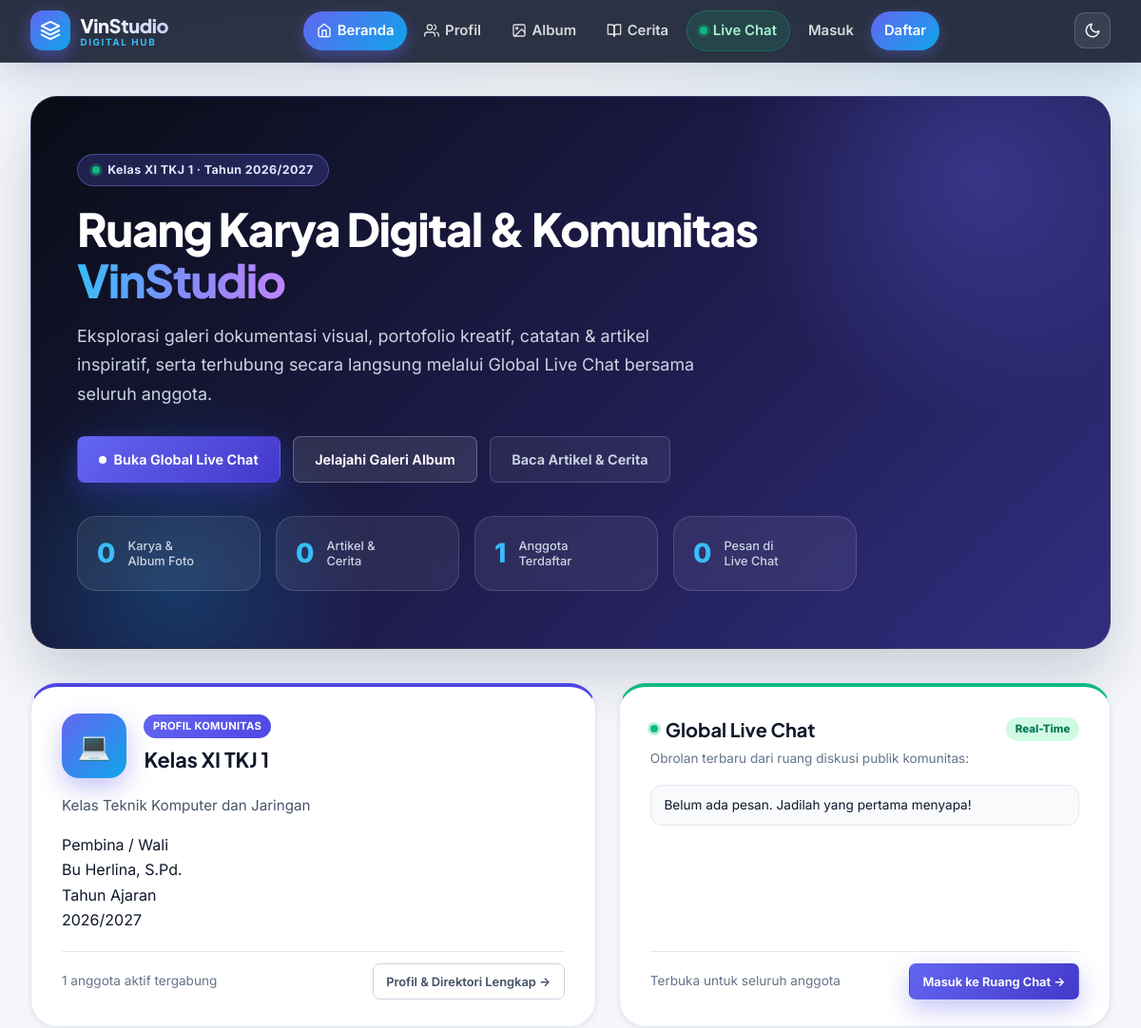
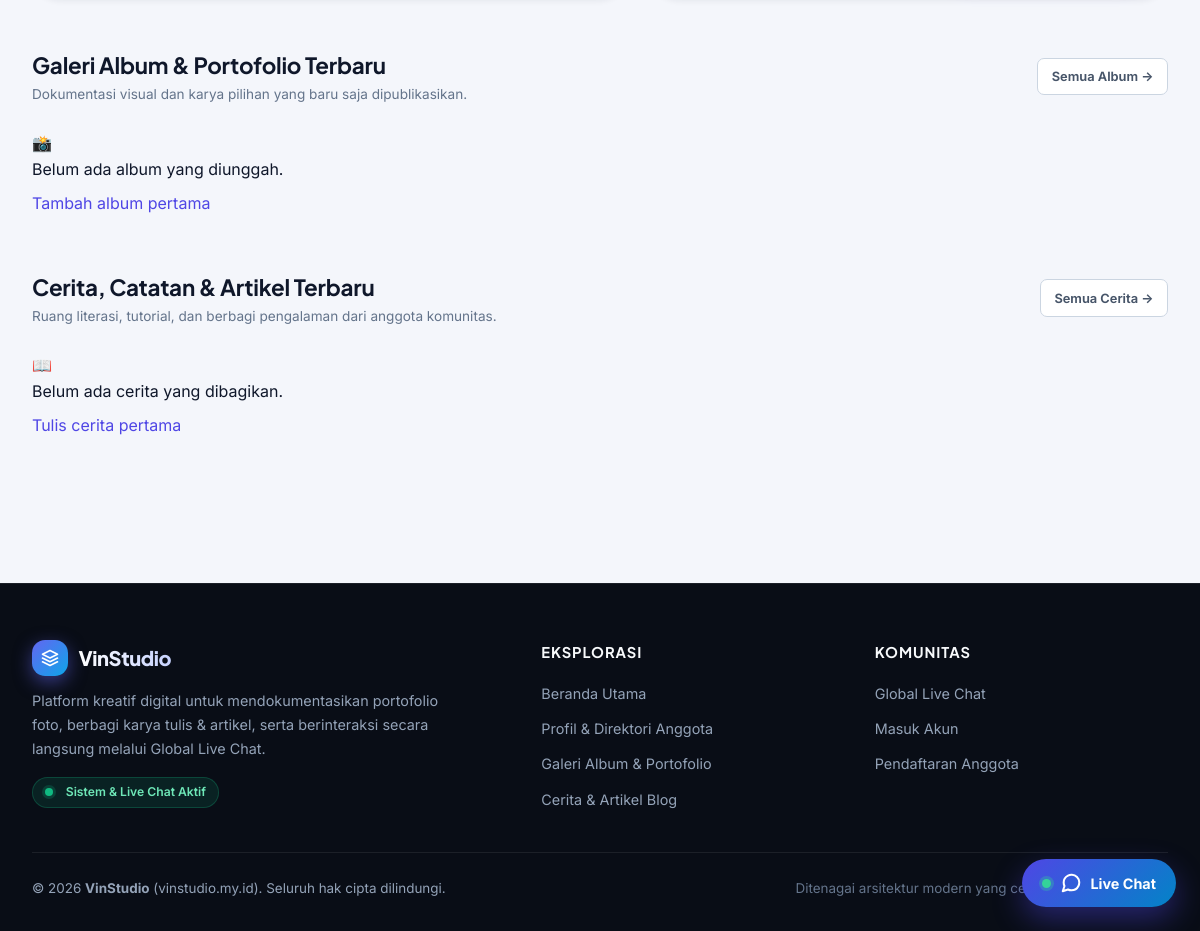
The page / on the database its author committed (2 pictures, top to bottom).
### tables this page shows
CREATE TABLE IF NOT EXISTS `profiles` (
    `id` INT AUTO_INCREMENT PRIMARY KEY,
    `class_name` VARCHAR(150),
    `description` TEXT,
    `teacher_name` VARCHAR(150),
    `school_year` VARCHAR(50),
    `photo` VARCHAR(255),
    `vision` TEXT,
    `mission` TEXT,
    `updated_at` DATETIME DEFAULT CURRENT_TIMESTAMP ON UPDATE CURRENT_TIMESTAMP
);

### index.php (the view, shortened to what this page needs)
<?php
require_once __DIR__ . '/config.php';
$profile = $pdo->query("SELECT * FROM profiles LIMIT 1")->fetch();
$albumCount  = (int)$pdo->query("SELECT COUNT(*) FROM albums")->fetchColumn();
$storyCount  = (int)$pdo->query("SELECT COUNT(*) FROM stories")->fetchColumn();
$memberCount = (int)$pdo->query("SELECT COUNT(*) FROM users WHERE is_banned = 0")->fetchColumn();
$chatCount   = (int)$pdo->query("SELECT COUNT(*) FROM chat_messages")->fetchColumn();
$recentChats = $pdo->query("
    SELECT m.*, u.display_name, u.role
    FROM chat_messages m
    JOIN users u ON m.user_id = u.id
    ORDER BY m.id DESC
    LIMIT 3
")->fetchAll();
$recentChats = array_reverse($recentChats);
$recentAlbums = $pdo->query("
    SELECT a.*, u.display_name AS username,
           (SELECT COUNT(*) FROM likes WHERE target_type = 'album' AND target_id = a.id) AS like_count,
           (SELECT COUNT(*) FROM comments WHERE target_type = 'album' AND target_id = a.id) AS comment_count
    FROM albums a
    JOIN users u ON a.user_id = u.id
    ORDER BY a.created_at DESC
    LIMIT 6
")->fetchAll();
$recentStories = $pdo->query("
    SELECT s.*, u.display_name AS username,
           (SELECT COUNT(*) FROM likes WHERE target_type = 'story' AND target_id = s.id) AS like_count,
           (SELECT COUNT(*) FROM comments WHERE target_type = 'story' AND target_id = s.id) AS comment_count
    FROM stories s
    JOIN users u ON s.user_id = u.id
    ORDER BY s.created_at DESC
    LIMIT 6
")->fetchAll();
include __DIR__ . '/includes/header.php';
?>
<main>
    <section class="hero-banner page-anim">
        <div class="hero-content">
            <div class="hero-eyebrow">
                <span class="nav-live-dot"></span>
                <span><?= htmlspecialchars($profile['class_name'] ?? 'VinStudio Creative Hub') ?> &middot; Tahun <?= htmlspecialchars($profile['school_year'] ?? '2026/2027') ?></span>
            </div>
            <h1 class="hero-title">
                Ruang Karya Digital &amp; Komunitas <span class="brand-gradient"><?= APP_NAME ?></span>
            </h1>
            <p class="hero-desc">
                Eksplorasi galeri dokumentasi visual, portofolio kreatif, catatan &amp; artikel inspiratif, serta terhubung secara langsung melalui Global Live Chat bersama seluruh anggota.
            </p>
            <div style="display:flex;gap:0.8rem;flex-wrap:wrap;">
                <a href="chat.php" class="btn btn-primary">
                    <span class="nav-live-dot" style="background:#fff;box-shadow:none;"></span>
                    <span>Buka Global Live Chat</span>
                </a>
                <a href="albums.php" class="btn btn-outline" style="background:rgba(255,255,255,0.1);color:#fff;border-color:rgba(255,255,255,0.24);">
                    Jelajahi Galeri Album
                </a>
                <a href="stories.php" class="btn btn-outline" style="background:rgba(255,255,255,0.06);color:#cbd5e1;border-color:rgba(255,255,255,0.18);">
                    Baca Artikel &amp; Cerita
                </a>
            </div>
            <div class="hero-stats-row">
                <div class="hero-stat-badge">
                    <span class="num" data-count="<?= $albumCount ?>"><?= $albumCount ?></span>
                    <div class="lbl">Karya &amp;<br>Album Foto</div>
                </div>
                <div class="hero-stat-badge">
                    <span class="num" data-count="<?= $storyCount ?>"><?= $storyCount ?></span>
                    <div class="lbl">Artikel &amp;<br>Cerita</div>
                </div>
                <div class="hero-stat-badge">
                    <span class="num" data-count="<?= $memberCount ?>"><?= $memberCount ?></span>
                    <div class="lbl">Anggota<br>Terdaftar</div>
                </div>
                <div class="hero-stat-badge">
                    <span class="num" data-count="<?= $chatCount ?>"><?= $chatCount ?></span>
                    <div class="lbl">Pesan di<br>Live Chat</div>
                </div>
            </div>
        </div>
    </section>
    <div class="bento-two-col page-anim">
        <?php if ($profile): ?>
        <section class="bento-card" style="border-top:4px solid var(--primary);">
            <div>
                <div style="display:flex;align-items:center;gap:1.15rem;margin-bottom:1rem;">
                    <?php if (!empty($profile['photo']) && $profile['photo'] !== 'no-image.png' && $profile['photo'] !== 'tkj-logo.png'): ?>
                        <img src="uploads/<?= htmlspecialchars($profile['photo']) ?>" alt="Foto Profil" style="width:68px;height:68px;border-radius:18px;object-fit:cover;box-shadow:var(--shadow-brand);" onerror="this.onerror=null;this.src='img/placeholder.svg';">
                    <?php else: ?>
                        <div style="width:68px;height:68px;border-radius:18px;background:linear-gradient(135deg,var(--primary-light),var(--secondary));display:grid;place-items:center;color:#fff;font-size:1.75rem;box-shadow:var(--shadow-brand);flex-shrink:0;">
                            💻
                        </div>
                    <?php endif; ?>
                    <div>
                        <span class="badge" style="margin-left:0;margin-bottom:0.3rem;">PROFIL KOMUNITAS</span>
                        <h2 style="font-size:1.35rem;color:var(--dark);margin:0;"><?= htmlspecialchars($profile['class_name']) ?></h2>
                    </div>
                </div>
                <p style="color:var(--text-soft);font-size:0.95rem;line-height:1.65;margin-bottom:1rem;">
                    <?= htmlspecialchars($profile['description']) ?>
                </p>
                <div class="info-grid" style="margin-top:0.75rem;margin-bottom:1.25rem;">
                    <div>
                        <div class="label">Pembina / Wali</div>
                        <div class="value"><?= htmlspecialchars($profile['teacher_name']) ?></div>
                    </div>
                    <div>
                        <div class="label">Tahun Ajaran</div>
                        <div class="value"><?= htmlspecialchars($profile['school_year']) ?></div>
                    </div>
                </div>
            </div>
            <div style="display:flex;justify-content:space-between;align-items:center;padding-top:0.75rem;border-top:1px solid var(--border);">
                <span class="admin-hint"><?= $memberCount ?> anggota aktif tergabung</span>
                <a href="profile.php" class="btn btn-outline btn-sm">Profil &amp; Direktori Lengkap &rarr;</a>
            </div>
        </section>
        <?php endif; ?>
        <section class="bento-card" style="border-top:4px solid #10b981;">
            <div>
                <div style="display:flex;justify-content:space-between;align-items:center;gap:0.75rem;">
                    <h2 style="font-size:1.25rem;color:var(--dark);display:flex;align-items:center;gap:0.5rem;margin:0;">
                        <span class="nav-live-dot"></span>
                        Global Live Chat
                    </h2>
                    <span class="online-pill">Real-Time</span>
                </div>
                <p class="admin-hint" style="margin-top:0.25rem;">Obrolan terbaru dari ruang diskusi publik komunitas:</p>
                <div class="chat-preview-list">
                    <?php if (!empty($recentChats)): ?>
                        <?php foreach ($recentChats as $rc): ?>
                            <div class="chat-preview-item">
                                <span class="user-avatar <?= avatarClass($rc['display_name']) ?>" style="width:30px;height:30px;font-size:0.72rem;">
                                    <?= initials($rc['display_name']) ?>
                                </span>
                                <div style="flex:1;min-width:0;">
                                    <div style="display:flex;justify-content:space-between;font-size:0.75rem;">
                                        <strong style="color:var(--dark);"><?= htmlspecialchars($rc['display_name']) ?></strong>
                                        <span style="color:var(--muted);"><?= timeAgo($rc['created_at']) ?></span>
                                    </div>
                                    <div style="color:var(--text-soft);white-space:nowrap;overflow:hidden;text-overflow:ellipsis;">
                                        <?= htmlspecialchars($rc['message']) ?>
                                    </div>
                                </div>
                            </div>
                        <?php endforeach; ?>
                    <?php else: ?>
                        <div class="chat-preview-item">Belum ada pesan. Jadilah yang pertama menyapa!</div>
                    <?php endif; ?>
                </div>
            </div>
            <div style="display:flex;justify-content:space-between;align-items:center;padding-top:0.75rem;border-top:1px solid var(--border);">
                <span class="admin-hint">Terbuka untuk seluruh anggota</span>
                <a href="chat.php" class="btn btn-primary btn-sm">Masuk ke Ruang Chat &rarr;</a>
            </div>
        </section>
    </div>
    <section style="margin-bottom:3.25rem;">
        <div class="section-header page-anim">
            <div>
                <h2>Galeri Album &amp; Portofolio Terbaru</h2>
                <p class="admin-hint">Dokumentasi visual dan karya pilihan yang baru saja dipublikasikan.</p>
            </div>
            <div style="display:flex;gap:0.6rem;">
                <a href="albums.php" class="btn btn-outline btn-sm">Semua Album &rarr;</a>
            </div>
        </div>
        <?php if (!empty($recentAlbums)): ?>
        <div class="album-grid page-anim">
            <?php foreach ($recentAlbums as $album): ?>
            <article class="album-card">
                <a href="album-detail.php?id=<?= $album['id'] ?>" class="card-preview-link">
                    <div style="height:200px;overflow:hidden;background:#0f172a;position:relative;">
                        <img src="<?= (!empty($album['photo']) && $album['photo'] !== 'no-image.png') ? 'uploads/' . htmlspecialchars($album['photo']) : 'img/placeholder.svg' ?>"
                             alt="<?= htmlspecialchars($album['title']) ?>"
                             style="width:100%;height:100%;object-fit:cover;transition:transform 0.45s ease;"
                             onerror="this.onerror=null;this.src='img/placeholder.svg';">
                    </div>
                    <div class="album-content" style="flex:1;display:flex;flex-direction:column;">
                        <h3 style="font-size:1.06rem;margin-bottom:0.3rem;color:var(--dark);"><?= htmlspecialchars($album['title']) ?></h3>
                        <p class="album-meta" style="font-size:0.78rem;color:var(--text-light);margin-bottom:0.55rem;">
                            Oleh <strong><?= htmlspecialchars($album['username']) ?></strong> &middot; <?= timeAgo($album['created_at']) ?>
                        </p>
                        <?php if (!empty($album['description'])): ?>
                            <p style="font-size:0.88rem;color:var(--text-soft);margin-bottom:0.85rem;flex:1;">
                                <?= htmlspecialchars(mb_strimwidth($album['description'], 0, 85, '...')) ?>
                            </p>
                        <?php endif; ?>
                        <div style="display:flex;align-items:center;justify-content:space-between;font-size:0.8rem;color:var(--text-light);padding-top:0.65rem;border-top:1px solid var(--border);margin-top:auto;">
                            <span>❤️ <?= (int)$album['like_count'] ?> &middot; 💬 <?= (int)$album['comment_count'] ?></span>
                            <span style="color:var(--primary);font-weight:700;">Lihat Karya &rarr;</span>
                        </div>
                    </div>
                </a>
            </article>
            <?php endforeach; ?>
        </div>
        <?php else: ?>
        <div class="empty-state page-anim">
            <span class="empty-icon">📸</span>
            <p>Belum ada album yang diunggah.</p>
            <p style="margin-top:0.5rem;"><a href="album-add.php">Tambah album pertama</a></p>
        </div>
        <?php endif; ?>
    </section>
    <section style="margin-bottom:2rem;">
        <div class="section-header page-anim">
            <div>
                <h2>Cerita, Catatan &amp; Artikel Terbaru</h2>
                <p class="admin-hint">Ruang literasi, tutorial, dan berbagi pengalaman dari anggota komunitas.</p>
            </div>
            <div style="display:flex;gap:0.6rem;">
                <a href="stories.php" class="btn btn-outline btn-sm">Semua Cerita &rarr;</a>
            </div>
        </div>
        <?php if (!empty($recentStories)): ?>
        <div class="story-grid page-anim">
            <?php foreach ($recentStories as $story): ?>
            <article class="story-card">
                <a href="story-detail.php?id=<?= $story['id'] ?>" class="card-preview-link">
                    <div style="display:flex;justify-content:space-between;align-items:center;margin-bottom:0.5rem;">
                        <div style="display:flex;align-items:center;gap:0.45rem;">
                            <span class="user-avatar <?= avatarClass($story['username']) ?>" style="width:26px;height:26px;font-size:0.65rem;">
                                <?= initials($story['username']) ?>
                            </span>
                            <span style="font-size:0.8rem;font-weight:600;color:var(--text-soft);"><?= htmlspecialchars($story['username']) ?></span>
                        </div>
                        <span style="font-size:0.74rem;color:var(--muted);background:var(--lighter);padding:0.15rem 0.55rem;border-radius:999px;border:1px solid var(--border);">
                            ⏱ <?= readingTime($story['content']) ?>
                        </span>
                    </div>
                    <h3 style="font-size:1.12rem;color:var(--dark);margin-bottom:0.4rem;line-height:1.35;"><?= htmlspecialchars($story['title']) ?></h3>
                    <p style="font-size:0.9rem;color:var(--text-soft);line-height:1.65;margin-bottom:0.9rem;flex:1;">
                        <?= htmlspecialchars(mb_strimwidth($story['content'], 0, 145, '...')) ?>
                    </p>
                    <div style="display:flex;align-items:center;justify-content:space-between;font-size:0.8rem;color:var(--text-light);padding-top:0.65rem;border-top:1px solid var(--border);margin-top:auto;">
                        <span>❤️ <?= (int)$story['like_count'] ?> &middot; 💬 <?= (int)$story['comment_count'] ?> &middot; <?= timeAgo($story['created_at']) ?></span>
                        <span style="color:var(--primary);font-weight:700;">Baca &rarr;</span>
                    </div>
                </a>
            </article>
            <?php endforeach; ?>
        </div>
        <?php else: ?>
        <div class="empty-state page-anim">
            <span class="empty-icon">📖</span>
            <p>Belum ada cerita yang dibagikan.</p>
            <p style="margin-top:0.5rem;"><a href="story-add.php">Tulis cerita pertama</a></p>
        </div>
        <?php endif; ?>
    </section>
</main>
<?php include __DIR__ . '/includes/footer.php'; ?>

### rows shown on the page
profiles: class_name "Kelas XI TKJ 1", school_year "2026/2027", description "Kelas Teknik Komputer dan Jaringan", teacher_name "Bu Herlina, S.Pd."

### other values the page prints
$albumCount "0"
$storyCount "0"
$memberCount "1"
$chatCount "0"
APP_NAME "VinStudio"
